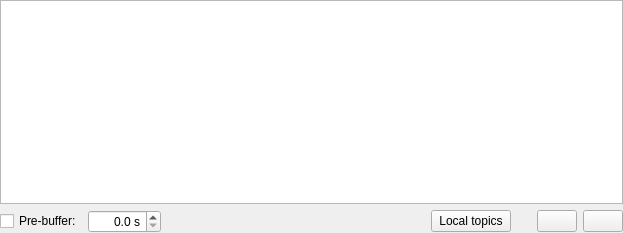
<?xml version="1.0" encoding="UTF-8"?>
<ui version="4.0">
 <class>RecorderManagerWidget</class>
 <widget class="QWidget" name="RecorderManagerWidget">
  <property name="geometry">
   <rect>
    <x>0</x>
    <y>0</y>
    <width>623</width>
    <height>233</height>
   </rect>
  </property>
  <property name="windowTitle">
   <string>Widget</string>
  </property>
  <layout class="QVBoxLayout" name="verticalLayout">
   <property name="leftMargin">
    <number>0</number>
   </property>
   <property name="topMargin">
    <number>0</number>
   </property>
   <property name="rightMargin">
    <number>0</number>
   </property>
   <property name="bottomMargin">
    <number>0</number>
   </property>
   <item>
    <widget class="QAdvancedTreeView" name="recorder_list">
     <property name="editTriggers">
      <set>QAbstractItemView::DoubleClicked|QAbstractItemView::EditKeyPressed</set>
     </property>
     <property name="selectionMode">
      <enum>QAbstractItemView::ExtendedSelection</enum>
     </property>
     <property name="verticalScrollMode">
      <enum>QAbstractItemView::ScrollPerPixel</enum>
     </property>
     <property name="rootIsDecorated">
      <bool>false</bool>
     </property>
     <property name="uniformRowHeights">
      <bool>false</bool>
     </property>
     <property name="sortingEnabled">
      <bool>true</bool>
     </property>
     <property name="allColumnsShowFocus">
      <bool>true</bool>
     </property>
     <property name="expandsOnDoubleClick">
      <bool>false</bool>
     </property>
    </widget>
   </item>
   <item>
    <layout class="QHBoxLayout" name="button_layout">
     <item>
      <widget class="QCheckBox" name="pre_buffer_checkbox">
       <property name="sizePolicy">
        <sizepolicy hsizetype="Fixed" vsizetype="Fixed">
         <horstretch>0</horstretch>
         <verstretch>0</verstretch>
        </sizepolicy>
       </property>
       <property name="minimumSize">
        <size>
         <width>20</width>
         <height>0</height>
        </size>
       </property>
       <property name="toolTip">
        <string>Pre-buffer data</string>
       </property>
       <property name="text">
        <string>Pre-buffer:</string>
       </property>
      </widget>
     </item>
     <item>
      <widget class="QDoubleSpinBox" name="pre_buffer_spinbox">
       <property name="sizePolicy">
        <sizepolicy hsizetype="Fixed" vsizetype="Fixed">
         <horstretch>0</horstretch>
         <verstretch>0</verstretch>
        </sizepolicy>
       </property>
       <property name="minimumSize">
        <size>
         <width>20</width>
         <height>0</height>
        </size>
       </property>
       <property name="toolTip">
        <string>Amount of data that will be kept in the buffer</string>
       </property>
       <property name="alignment">
        <set>Qt::AlignRight|Qt::AlignTrailing|Qt::AlignVCenter</set>
       </property>
       <property name="keyboardTracking">
        <bool>false</bool>
       </property>
       <property name="suffix">
        <string> s</string>
       </property>
       <property name="decimals">
        <number>1</number>
       </property>
       <property name="maximum">
        <double>9999.000000000000000</double>
       </property>
      </widget>
     </item>
     <item>
      <spacer name="horizontalSpacer">
       <property name="orientation">
        <enum>Qt::Horizontal</enum>
       </property>
       <property name="sizeHint" stdset="0">
        <size>
         <width>1</width>
         <height>1</height>
        </size>
       </property>
      </spacer>
     </item>
     <item>
      <widget class="QPushButton" name="local_recording_button">
       <property name="sizePolicy">
        <sizepolicy hsizetype="Fixed" vsizetype="Fixed">
         <horstretch>0</horstretch>
         <verstretch>0</verstretch>
        </sizepolicy>
       </property>
       <property name="minimumSize">
        <size>
         <width>20</width>
         <height>0</height>
        </size>
       </property>
       <property name="toolTip">
        <string>Set all to local recording</string>
       </property>
       <property name="text">
        <string>Local topics</string>
       </property>
       <property name="icon">
        <iconset resource="../../../../../iconset/ecalicons.qrc">
         <normaloff>:/ecalicons/LOCAL</normaloff>:/ecalicons/LOCAL</iconset>
       </property>
       <property name="checkable">
        <bool>true</bool>
       </property>
      </widget>
     </item>
     <item>
      <spacer name="horizontalSpacer_2">
       <property name="orientation">
        <enum>Qt::Horizontal</enum>
       </property>
       <property name="sizeType">
        <enum>QSizePolicy::Maximum</enum>
       </property>
       <property name="sizeHint" stdset="0">
        <size>
         <width>20</width>
         <height>1</height>
        </size>
       </property>
      </spacer>
     </item>
     <item>
      <widget class="QPushButton" name="add_button">
       <property name="sizePolicy">
        <sizepolicy hsizetype="Fixed" vsizetype="Fixed">
         <horstretch>0</horstretch>
         <verstretch>0</verstretch>
        </sizepolicy>
       </property>
       <property name="minimumSize">
        <size>
         <width>20</width>
         <height>0</height>
        </size>
       </property>
       <property name="toolTip">
        <string>Add host...</string>
       </property>
       <property name="text">
        <string/>
       </property>
       <property name="icon">
        <iconset resource="../../../../../iconset/ecalicons.qrc">
         <normaloff>:/ecalicons/ADD</normaloff>:/ecalicons/ADD</iconset>
       </property>
      </widget>
     </item>
     <item>
      <widget class="QPushButton" name="remove_button">
       <property name="sizePolicy">
        <sizepolicy hsizetype="Fixed" vsizetype="Fixed">
         <horstretch>0</horstretch>
         <verstretch>0</verstretch>
        </sizepolicy>
       </property>
       <property name="minimumSize">
        <size>
         <width>20</width>
         <height>0</height>
        </size>
       </property>
       <property name="toolTip">
        <string>Remove host</string>
       </property>
       <property name="text">
        <string/>
       </property>
       <property name="icon">
        <iconset resource="../../../../../iconset/ecalicons.qrc">
         <normaloff>:/ecalicons/REMOVE</normaloff>:/ecalicons/REMOVE</iconset>
       </property>
      </widget>
     </item>
    </layout>
   </item>
  </layout>
 </widget>
 <layoutdefault spacing="6" margin="11"/>
 <customwidgets>
  <customwidget>
   <class>QAdvancedTreeView</class>
   <extends>QTreeView</extends>
   <header location="global">CustomQt/QAdvancedTreeView.h</header>
  </customwidget>
 </customwidgets>
 <resources>
  <include location="../../../../../iconset/ecalicons.qrc"/>
 </resources>
 <connections/>
</ui>
